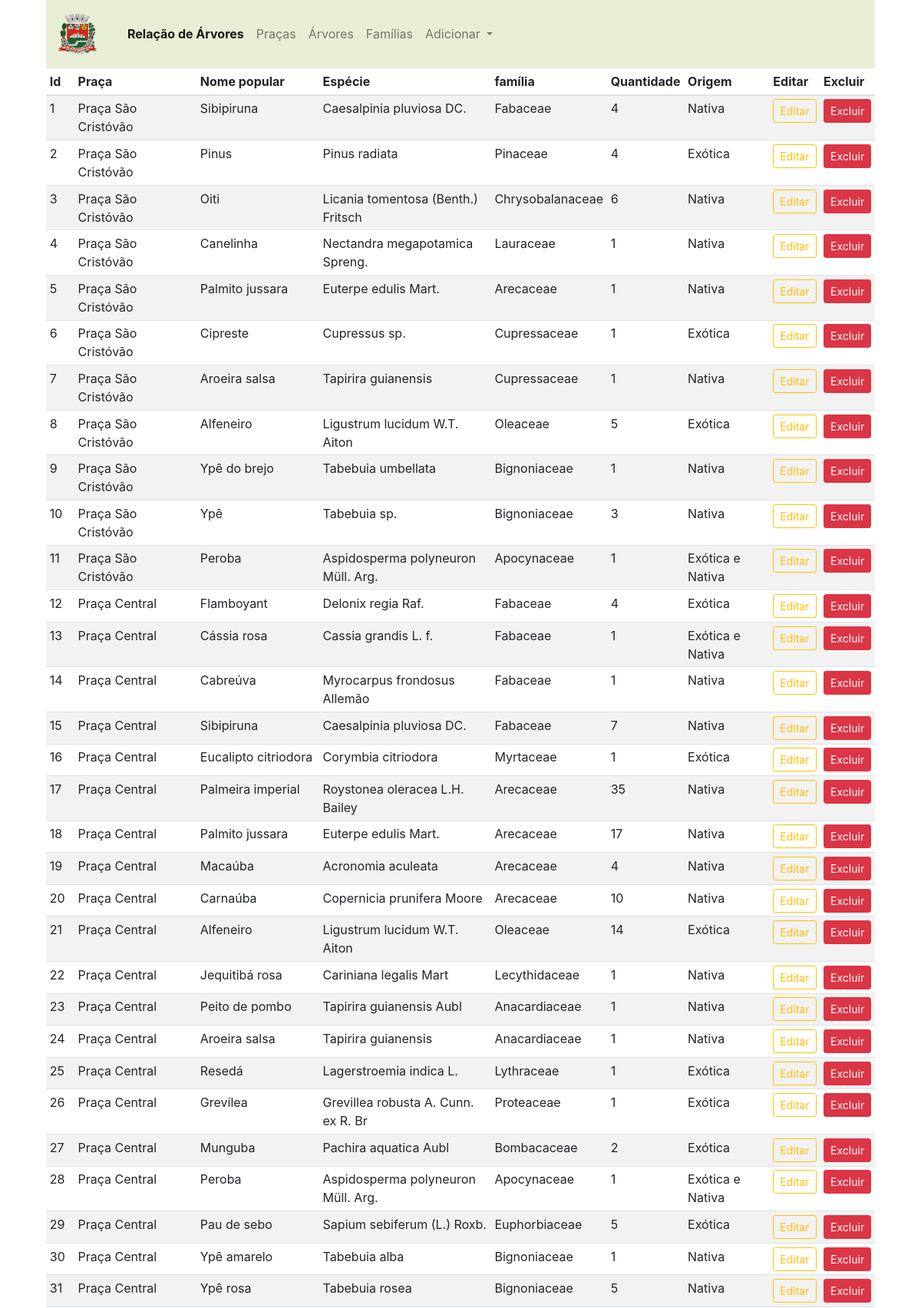
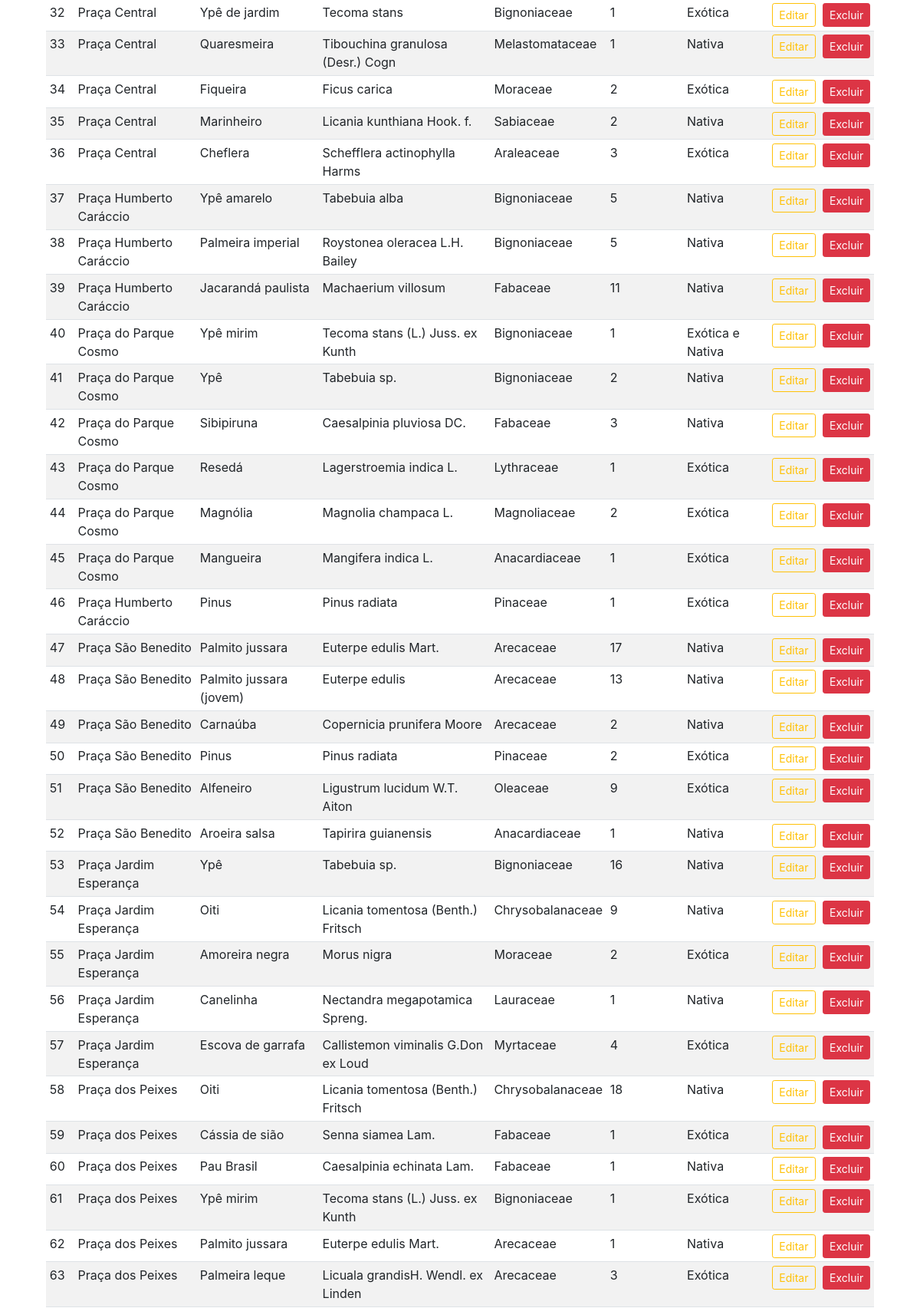
The page /admin (signed in, upper part) on the database its author committed (2 pictures, top to bottom).
### app_arbo/trees/models.py (models this page shows, shortened)
class Addarvore(db.Model):
    id = db.Column(db.Integer, primary_key=True)
    qtd = db.Column(db.Integer, nullable=False)
    origem = db.Column(db.String(80), nullable=False)
    praca_id = db.Column(db.Integer, db.ForeignKey('praca.id'),nullable=False)
    praca = db.relationship('Praca', backref=db.backref('pracas', lazy=True))
    arvore_id = db.Column(db.Integer, db.ForeignKey('arvore.id'),nullable=False)
    arvore = db.relationship('Arvore', backref=db.backref('arvores', lazy=True))
    familia_id = db.Column(db.Integer, db.ForeignKey('familia.id'),nullable=False)
    familia = db.relationship('Familia', backref=db.backref('familias', lazy=True))

class Praca(db.Model):
    id=db.Column(db.Integer,primary_key=True)
    name=db.Column(db.String(30),nullable=False,unique=True)
    end=db.Column(db.String(100),nullable=False,unique=False)
    desc=db.Column(db.String(500),nullable=False,unique=False)
    image_1=db.Column(db.String(30),nullable=False,unique=True)
    image_2=db.Column(db.String(30),nullable=False,unique=True)
    image_3=db.Column(db.String(30),nullable=False,unique=True)

class Arvore (db.Model):
    id=db.Column(db.Integer,primary_key=True)
    name=db.Column(db.String(30),nullable=False,unique=True)
    especie=db.Column(db.String(100),nullable=False,unique=True)

class Familia(db.Model):
    id=db.Column(db.Integer,primary_key=True)
    name=db.Column(db.String(30),nullable=False,unique=True)

### app_arbo/admin/rotas.py (the view)
@app.route('/admin')
def admin():
    if 'email' not in session:
        flash(f'Favor faça seu login no sistema.', 'success')
        return redirect(url_for('login'))
    arvores = Addarvore.query.all()
    return render_template('admin/index.html', title='Página Administrativa', arvores=arvores)

### app_arbo/templates/admin/index.html (shortened to what this page needs)
{% extends 'layouts.html' %}
{% block content %}
<div class="container">
  <div class="col-sm">
<nav class="navbar navbar-expand-lg navbar-light" style="background-color: #e8eed6">
<a class="navbar-brand" href="/"><img class="navbar-brand" src="{{url_for('static', filename='images/brasao.png')}}"></a>
        <div class="collapse navbar-collapse" id="navbarSupportedContent">
          <ul class="navbar-nav mr-auto">
            <li class="nav-item active">
              <a class="nav-link" href="/admin"><strong>Relação de Árvores</strong><span class="sr-only">(current)</span></a>
            </li>
            <li class="nav-item">
              <a class="nav-link" href="/pracas">Praças</a>
            </li>
            <li class="nav-item">
              <a class="nav-link" href="/arvores">Árvores</a>
            </li>
            <li class="nav-item">
              <a class="nav-link" href="/familias">Famílias</a>
            <li class="nav-item dropdown">
              <a class="nav-link dropdown-toggle" href="#" id="navbarDropdown" role="button" data-toggle="dropdown" aria-haspopup="true" aria-expanded="false">
                Adicionar
              </a>
          </ul>
        </div>
      </nav>
    <table class="table table-sm table-striped">
        <thead>
            <th>Id</th>
            <th>Praça</th>
            <th>Nome popular</th>
            <th>Espécie</th>
            <th>família</th>
            <th>Quantidade</th>
            <th>Origem</th>
            <th></th>
            <th>Editar</th>
            <th>Excluir</th>
        </thead>
        <tbody>
            {% for arvore in arvores %}
            <tr>
                <td>{{loop.index}}</td>
                <td>{{arvore.praca.name}}</td>
                <td>{{arvore.arvore.name}}</td>
                <td>{{arvore.arvore.especie}}</td>
                <td>{{arvore.familia.name}}</td>
                <td>{{arvore.qtd}}</td>
                <td>{{arvore.origem}}</td>
                <td></td>
                <td><a href="{{url_for('updateaddarvore', id=arvore.id)}}" class="btn btn-sm btn-outline-warning">Editar</a></td>
                <td>
                  <button type="button" class="btn btn-danger btn-sm" data-toggle="modal" data-target="#exampleModal-{{arvore.id}}">
                    Excluir
                  </button>
                  </td>
              </tr>
            {% endfor %}
        </tbody>
    </table>
</div>
{% endblock content %}

### rows shown on the page
Addarvore: praca.name "Praça São Cristóvão", arvore.name "Sibipiruna", arvore.especie "Caesalpinia pluviosa DC.", familia.name "Fabaceae", qtd "4", origem "Nativa"
Addarvore: praca.name "Praça São Cristóvão", arvore.name "Pinus", arvore.especie "Pinus radiata", familia.name "Pinaceae", qtd "4", origem "Exótica"
Addarvore: praca.name "Praça São Cristóvão", arvore.name "Oiti", arvore.especie "Licania tomentosa (Benth.) Fritsch", familia.name "Chrysobalanaceae", qtd "6", origem "Nativa"
Addarvore: praca.name "Praça São Cristóvão", arvore.name "Canelinha", arvore.especie "Nectandra megapotamica Spreng.", familia.name "Lauraceae", qtd "1", origem "Nativa"
Addarvore: praca.name "Praça São Cristóvão", arvore.name "Palmito jussara", arvore.especie "Euterpe edulis Mart.", familia.name "Arecaceae", qtd "1", origem "Nativa"
Addarvore: praca.name "Praça São Cristóvão", arvore.name "Cipreste", arvore.especie "Cupressus sp.", familia.name "Cupressaceae", qtd "1", origem "Exótica"
Addarvore: praca.name "Praça São Cristóvão", arvore.name "Aroeira salsa", arvore.especie "Tapirira guianensis", familia.name "Cupressaceae", qtd "1", origem "Nativa"
Addarvore: praca.name "Praça São Cristóvão", arvore.name "Alfeneiro", arvore.especie "Ligustrum lucidum W.T. Aiton", familia.name "Oleaceae", qtd "5", origem "Exótica"
Addarvore: praca.name "Praça São Cristóvão", arvore.name "Ypê do brejo", arvore.especie "Tabebuia umbellata", familia.name "Bignoniaceae", qtd "1", origem "Nativa"
Addarvore: praca.name "Praça São Cristóvão", arvore.name "Ypê", arvore.especie "Tabebuia sp.", familia.name "Bignoniaceae", qtd "3", origem "Nativa"
Addarvore: praca.name "Praça São Cristóvão", arvore.name "Peroba", arvore.especie "Aspidosperma polyneuron Müll. Arg.", familia.name "Apocynaceae", qtd "1", origem "Exótica e Nativa"
Addarvore: praca.name "Praça Central", arvore.name "Flamboyant", arvore.especie "Delonix regia Raf.", familia.name "Fabaceae", qtd "4", origem "Exótica"
Addarvore: praca.name "Praça Central", arvore.name "Cássia rosa", arvore.especie "Cassia grandis L. f.", familia.name "Fabaceae", qtd "1", origem "Exótica e Nativa"
Addarvore: praca.name "Praça Central", arvore.name "Cabreúva", arvore.especie "Myrocarpus frondosus Allemão", familia.name "Fabaceae", qtd "1", origem "Nativa"
Addarvore: praca.name "Praça Central", arvore.name "Sibipiruna", arvore.especie "Caesalpinia pluviosa DC.", familia.name "Fabaceae", qtd "7", origem "Nativa"
Addarvore: praca.name "Praça Central", arvore.name "Eucalipto citriodora", arvore.especie "Corymbia citriodora", familia.name "Myrtaceae", qtd "1", origem "Exótica"
Addarvore: praca.name "Praça Central", arvore.name "Palmeira imperial", arvore.especie "Roystonea oleracea L.H. Bailey", familia.name "Arecaceae", qtd "35", origem "Nativa"
Addarvore: praca.name "Praça Central", arvore.name "Palmito jussara", arvore.especie "Euterpe edulis Mart.", familia.name "Arecaceae", qtd "17", origem "Nativa"
Addarvore: praca.name "Praça Central", arvore.name "Macaúba", arvore.especie "Acronomia aculeata", familia.name "Arecaceae", qtd "4", origem "Nativa"
Addarvore: praca.name "Praça Central", arvore.name "Carnaúba", arvore.especie "Copernicia prunifera Moore", familia.name "Arecaceae", qtd "10", origem "Nativa"
Addarvore: praca.name "Praça Central", arvore.name "Alfeneiro", arvore.especie "Ligustrum lucidum W.T. Aiton", familia.name "Oleaceae", qtd "14", origem "Exótica"
Addarvore: praca.name "Praça Central", arvore.name "Jequitibá rosa", arvore.especie "Cariniana legalis Mart", familia.name "Lecythidaceae", qtd "1", origem "Nativa"
Addarvore: praca.name "Praça Central", arvore.name "Peito de pombo", arvore.especie "Tapirira guianensis Aubl", familia.name "Anacardiaceae", qtd "1", origem "Nativa"
Addarvore: praca.name "Praça Central", arvore.name "Aroeira salsa", arvore.especie "Tapirira guianensis", familia.name "Anacardiaceae", qtd "1", origem "Nativa"
Addarvore: praca.name "Praça Central", arvore.name "Resedá", arvore.especie "Lagerstroemia indica L.", familia.name "Lythraceae", qtd "1", origem "Exótica"
Addarvore: praca.name "Praça Central", arvore.name "Grevílea", arvore.especie "Grevillea robusta A. Cunn. ex R. Br", familia.name "Proteaceae", qtd "1", origem "Exótica"
Addarvore: praca.name "Praça Central", arvore.name "Munguba", arvore.especie "Pachira aquatica Aubl", familia.name "Bombacaceae", qtd "2", origem "Exótica"
Addarvore: praca.name "Praça Central", arvore.name "Peroba", arvore.especie "Aspidosperma polyneuron Müll. Arg.", familia.name "Apocynaceae", qtd "1", origem "Exótica e Nativa"
Addarvore: praca.name "Praça Central", arvore.name "Pau de sebo", arvore.especie "Sapium sebiferum (L.) Roxb.", familia.name "Euphorbiaceae", qtd "5", origem "Exótica"
